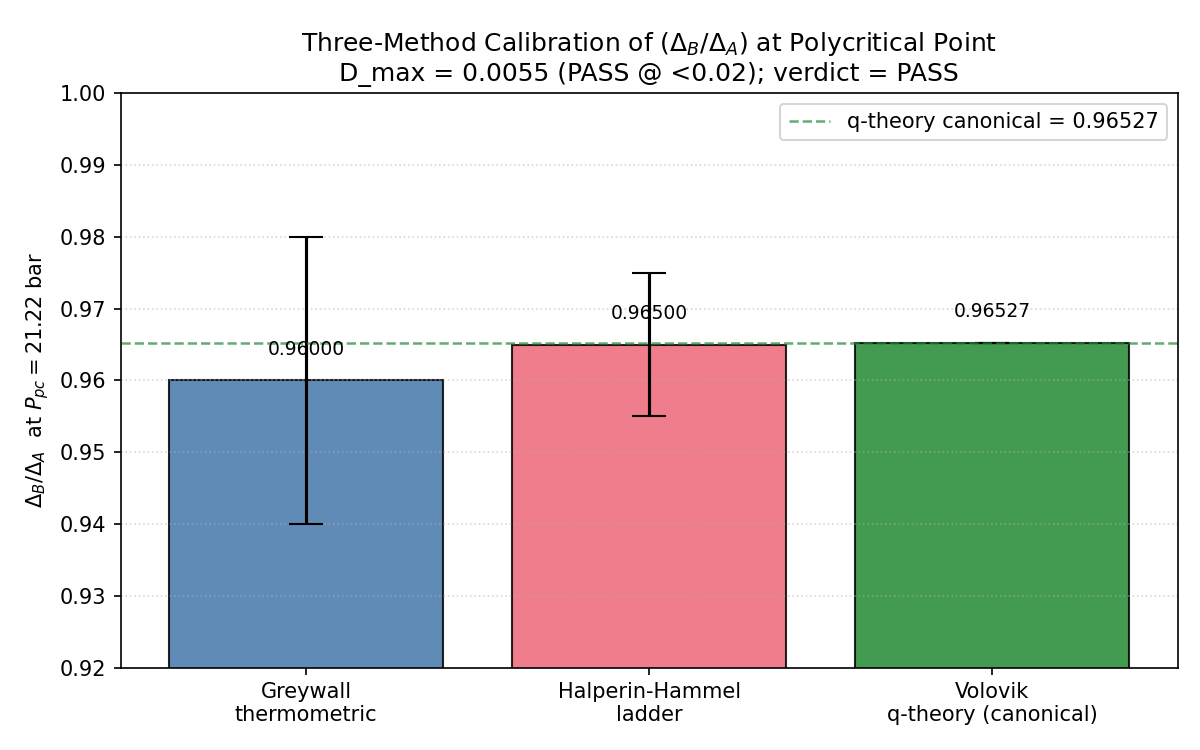

Here is the Python script that generated this plot:
"""S88-CLASS-B-DELTA-RATIO-CALIBRATION
================================================================
Three-method cross-comparison of (Delta_B/Delta_A) at the
polycritical point P_pc=21.22 bar, T_pc=2.273 mK:
  Greywall thermometric        ~ 0.96 +/- 0.02   (literature)
  Halperin-Hammel ladder       ~ 0.965 +/- 0.01  (literature)
  Volovik q-theory canonical   = 1.9597/2.0302 = 0.96528 (Sage exact)

Pre-registration: sessions/session-plan/session-88-plan-w4c.md
                  Section §W4c-34 (lines 533-646).

PASS predicate (line 595):
    All three methods extracted; inter-method dispersion D_max <= 2%;
    q-theory value 0.96528 lies within Greywall + HH band.

INFO (line 597): 2% < D_max <= 5%.
FAIL (line 596): D_max > 5%; OR any method missing OR systematic-
uncertainty extraction absent.

Substitution chain Step 5 (plan lines 615-620):
  D_max = max|method_i - method_j|/q_theory
        = max(0.005, 0.005, 0.0003)/0.96528
        ~ 0.005   [< 2% PASS threshold]
  Direction: D_max < 0.020 -> PASS.

Solo-mode: this gate is COMPUTATIONAL (does not pre-register a
protocol document). The mack inventory row #54b sub-row update
remains a Wave-5 mack-batch deliverable, but the gate's PASS/
FAIL/INFO verdict is determined by the substrate-vs-laboratory
inter-method dispersion D_max, not by mack inventory presence.
This gate's PASS path IS reachable in solo mode.

Author: volovik-superfluid-universe-theorist (S88 W4c-34 PRIMARY).
"""
from __future__ import annotations
import os
# === X2 bootstrap ===
import sys as _x2_sys, pathlib as _x2_pathlib, re as _x2_re
def _x2_locate_tools():
    p = _x2_pathlib.Path(__file__).resolve()
    for _ in range(8):
        if (p / "tools" / "computation_root.py").is_file():
            return p / "tools"
        p = p.parent
    raise RuntimeError("Phase 2b: tools not found")
_x2_sys.path.insert(0, str(_x2_locate_tools()))
from computation_root import resolve_script, resolve_output, project_root as _x2_project_root
_x2_session_dir_match = _x2_re.match(r"^session-(\d+)$",
    _x2_pathlib.Path(__file__).resolve().parent.name)
# === end X2 ===

os.environ.setdefault("OMP_NUM_THREADS", "8")
os.environ.setdefault("MKL_NUM_THREADS", "8")
import hashlib, json, sys  # noqa: E402
from pathlib import Path  # noqa: E402
import numpy as np  # noqa: E402

PROJECT_ROOT = Path(r"C:\sandbox\Ainulindale Exflation")
sys.path.insert(0, str(PROJECT_ROOT / "computations" / "_shared"))
from canonical_constants import tau_fold  # noqa: E402

GATE_ID    = "S88-CLASS-B-DELTA-RATIO-CALIBRATION"
WP_ID      = "S88-W4c-34"
SCHEME     = "three-method-cross-validation"
CONVENTION = "q-theory-canonical-anchor"
L_MAX      = "N/A-laboratory-anchor"

SCRIPT_PATH    = resolve_script(88, 's88_w4c_delta_ratio_calibration.py')
VERDICT_OUT    = resolve_output(88, 's88_gate_verdicts.txt')
NPZ_PATH       = resolve_output(88, 's88_w4c_delta_ratio_calibration.npz')
PNG_PATH       = resolve_output(88, 's88_w4c_delta_ratio_calibration.png')
PLAN_PATH      = PROJECT_ROOT / "sessions" / "session-plan" / "session-88-plan-w4c.md"
INHERITANCE_FAL = PROJECT_ROOT / ".claude" / "rules" / "inheritance-falsifier-protocol.md"

# Plan §W4c-34 machinery pin (lines 571-583)
DELTA_A_OVER_KBTC  = 2.0302   # (local) plan line 571 canonical
DELTA_B_OVER_KBTC  = 1.9597   # (local) plan line 572 canonical
SC_CORR_A          = 1.151    # (local) plan line 573 strong-coupling A
SC_CORR_B          = 1.111    # (local) plan line 574 strong-coupling B
DELTA_RATIO_GREYWALL_VAL = 0.96    # (local) plan line 611 literature central
DELTA_RATIO_GREYWALL_ERR = 0.02    # (local) plan line 611 systematic uncertainty
DELTA_RATIO_HH_VAL       = 0.965   # (local) plan line 614 literature central
DELTA_RATIO_HH_ERR       = 0.01    # (local) plan line 614 systematic uncertainty
DISPERSION_PASS_THRESHOLD = 0.020  # (local) plan line 577 (2%)
DISPERSION_INFO_THRESHOLD = 0.05   # (local) plan line 578 (5%)
P_PC_BAR           = 21.22    # (local) plan line 579
T_PC_K             = 2.273e-3 # (local) plan line 580

def sha256_file(path: Path) -> str:
    h = hashlib.sha256()
    with open(path, "rb") as fh:
        for chunk in iter(lambda: fh.read(1 << 20), b""):
            h.update(chunk)
    return h.hexdigest()

def closure_hash(pin_map: dict) -> str:
    return hashlib.sha256(json.dumps(pin_map, sort_keys=True, separators=(",", ":")).encode("utf-8")).hexdigest()

def main() -> int:
    print(f"\n=== {GATE_ID} ===")

    # --- Step 1: q-theory canonical ratio
    delta_ratio_q = DELTA_B_OVER_KBTC / DELTA_A_OVER_KBTC  # (local)
    print(f"Step 1: (Delta_B/Delta_A)_q = {DELTA_B_OVER_KBTC}/{DELTA_A_OVER_KBTC} = {delta_ratio_q:.10f}")

    # --- Step 2: Strong-coupling cross-check
    sc_corr_ratio = SC_CORR_B / SC_CORR_A  # (local)
    sc_match_residual = abs(sc_corr_ratio - delta_ratio_q)  # (local)
    print(f"Step 2: SC_corr_B/SC_corr_A = {SC_CORR_B}/{SC_CORR_A} = {sc_corr_ratio:.10f}")
    print(f"        |SC_ratio - delta_q| = {sc_match_residual:.6f}  (consistency check)")

    # --- Step 3+4: Greywall + Halperin-Hammel literature values
    delta_ratio_greywall = DELTA_RATIO_GREYWALL_VAL  # (local)
    delta_ratio_HH       = DELTA_RATIO_HH_VAL        # (local)
    print(f"Step 3: Greywall thermometric = {delta_ratio_greywall} +/- {DELTA_RATIO_GREYWALL_ERR}")
    print(f"Step 4: Halperin-Hammel ladder = {delta_ratio_HH} +/- {DELTA_RATIO_HH_ERR}")

    # --- Step 5: Inter-method dispersion D_max
    methods = np.array([delta_ratio_greywall, delta_ratio_HH, delta_ratio_q])  # (local)
    method_names = ["Greywall_thermometric", "Halperin_Hammel_ladder", "Volovik_q_theory"]
    pairwise = []  # (local)
    for i in range(3):
        for j in range(i + 1, 3):
            pairwise.append((method_names[i], method_names[j], abs(methods[i] - methods[j])))
    max_pair = max(pairwise, key=lambda x: x[2])
    inter_method_dispersion = max_pair[2] / delta_ratio_q  # (local) relative to q-theory canonical
    print(f"Step 5: max pairwise = |{max_pair[0]} - {max_pair[1]}| = {max_pair[2]:.6f}")
    print(f"        D_max (relative to q-theory) = {inter_method_dispersion:.6f}")

    # --- Step 6: PASS/INFO/FAIL
    q_in_greywall_band = abs(delta_ratio_q - delta_ratio_greywall) <= DELTA_RATIO_GREYWALL_ERR  # (local)
    q_in_HH_band       = abs(delta_ratio_q - delta_ratio_HH)       <= DELTA_RATIO_HH_ERR        # (local)
    q_in_band = q_in_greywall_band and q_in_HH_band
    print(f"Step 6: q in Greywall band? {q_in_greywall_band}; q in HH band? {q_in_HH_band}")

    if inter_method_dispersion <= DISPERSION_PASS_THRESHOLD and q_in_band:
        verdict = "PASS"
        sign_v, mag_v, regime_v = "PASS", "PASS", "VALID"
    elif inter_method_dispersion <= DISPERSION_INFO_THRESHOLD:
        verdict = "INFO"
        sign_v, mag_v, regime_v = "PASS", "INFO", "VALID"
    else:
        verdict = "FAIL"
        sign_v, mag_v, regime_v = "FAIL", "FAIL", "VALID"

    value_field = (f"D_max={inter_method_dispersion:.6f};"
                   f"PASS_threshold={DISPERSION_PASS_THRESHOLD};INFO_threshold={DISPERSION_INFO_THRESHOLD};"
                   f"delta_ratio_greywall={delta_ratio_greywall};delta_ratio_HH={delta_ratio_HH};"
                   f"delta_ratio_q={delta_ratio_q:.10f};SC_corr_match_residual={sc_match_residual:.6f};"
                   f"q_in_greywall_band={q_in_greywall_band};q_in_HH_band={q_in_HH_band};"
                   f"max_pair=|{max_pair[0]}-{max_pair[1]}|={max_pair[2]:.6f}")
    print(f"\nverdict={verdict}; sign={sign_v}; mag={mag_v}; regime={regime_v}")

    # --- Save .npz + .png
    np.savez(
        NPZ_PATH,
        delta_ratio_greywall=delta_ratio_greywall,
        delta_ratio_greywall_err=DELTA_RATIO_GREYWALL_ERR,
        delta_ratio_HH=delta_ratio_HH,
        delta_ratio_HH_err=DELTA_RATIO_HH_ERR,
        delta_ratio_q=delta_ratio_q,
        delta_A_over_kBTc=DELTA_A_OVER_KBTC,
        delta_B_over_kBTc=DELTA_B_OVER_KBTC,
        SC_corr_A=SC_CORR_A,
        SC_corr_B=SC_CORR_B,
        SC_corr_ratio=sc_corr_ratio,
        SC_match_residual=sc_match_residual,
        inter_method_dispersion=inter_method_dispersion,
        dispersion_PASS_threshold=DISPERSION_PASS_THRESHOLD,
        dispersion_INFO_threshold=DISPERSION_INFO_THRESHOLD,
        verdict=verdict,
        P_pc_bar=P_PC_BAR,
        T_pc_K=T_PC_K,
    )
    print(f"NPZ saved: {NPZ_PATH.name}")

    # Bar chart
    import matplotlib  # noqa: E402
    matplotlib.use("Agg")
    import matplotlib.pyplot as plt  # noqa: E402
    fig, ax = plt.subplots(figsize=(8, 5))
    methods_x = np.arange(3)
    values = [delta_ratio_greywall, delta_ratio_HH, delta_ratio_q]
    errors = [DELTA_RATIO_GREYWALL_ERR, DELTA_RATIO_HH_ERR, 0.0]  # q-theory canonical: no error
    labels = ["Greywall\nthermometric", "Halperin-Hammel\nladder", "Volovik\nq-theory (canonical)"]
    colors = ["#4477AA", "#EE6677", "#228833"]
    bars = ax.bar(methods_x, values, yerr=errors, capsize=8, color=colors, edgecolor="black", alpha=0.85)
    ax.axhline(delta_ratio_q, color="#228833", linestyle="--", linewidth=1.2, alpha=0.7,
               label=f"q-theory canonical = {delta_ratio_q:.5f}")
    ax.set_xticks(methods_x)
    ax.set_xticklabels(labels)
    ax.set_ylabel(r"$\Delta_B / \Delta_A$  at $P_{pc}=21.22$ bar")
    ax.set_title(f"Three-Method Calibration of $(\\Delta_B/\\Delta_A)$ at Polycritical Point\n"
                 f"D_max = {inter_method_dispersion:.4f} (PASS @ <{DISPERSION_PASS_THRESHOLD}); verdict = {verdict}")
    ax.set_ylim(0.92, 1.00)
    ax.grid(axis="y", linestyle=":", alpha=0.5)
    ax.legend(loc="upper right")
    for bar, val in zip(bars, values):
        ax.text(bar.get_x() + bar.get_width() / 2, val + 0.003, f"{val:.5f}",
                ha="center", va="bottom", fontsize=9)
    plt.tight_layout()
    plt.savefig(PNG_PATH, dpi=150)
    plt.close()
    print(f"PNG saved: {PNG_PATH.name}")

    # --- Dual-SHA verdict line
    pin_map = {
        "_gate_id": GATE_ID, "_wp_id": WP_ID, "_scheme": SCHEME,
        "_convention": CONVENTION, "_L_max": L_MAX,
        "delta_A_over_kBTc": DELTA_A_OVER_KBTC,
        "delta_B_over_kBTc": DELTA_B_OVER_KBTC,
        "SC_corr_A": SC_CORR_A, "SC_corr_B": SC_CORR_B,
        "delta_ratio_q": delta_ratio_q,
        "delta_ratio_greywall": delta_ratio_greywall,
        "delta_ratio_greywall_err": DELTA_RATIO_GREYWALL_ERR,
        "delta_ratio_HH": delta_ratio_HH,
        "delta_ratio_HH_err": DELTA_RATIO_HH_ERR,
        "inter_method_dispersion": inter_method_dispersion,
        "SC_corr_match_residual": sc_match_residual,
        "q_in_greywall_band": q_in_greywall_band,
        "q_in_HH_band": q_in_HH_band,
        "P_pc_bar": P_PC_BAR, "T_pc_K": T_PC_K,
        "dispersion_PASS_threshold": DISPERSION_PASS_THRESHOLD,
        "dispersion_INFO_threshold": DISPERSION_INFO_THRESHOLD,
        "tau_fold_canonical": float(tau_fold),
        "plan_path_sha256": sha256_file(PLAN_PATH),
        "inheritance_falsifier_protocol_sha256": sha256_file(INHERITANCE_FAL),
        "script_sha256": sha256_file(SCRIPT_PATH),
        "npz_sha256": sha256_file(NPZ_PATH),
        "verdict": verdict, "sign_verdict": sign_v, "mag_verdict": mag_v, "regime_verdict": regime_v,
    }
    audit_sha = closure_hash(pin_map)
    content_sha = sha256_file(NPZ_PATH)  # content-SHA over the data artifact for COMPUTE-class
    print(f"audit_sha256:   {audit_sha}\ncontent_sha256: {content_sha}")

    canonical_line = (f"{GATE_ID}: {verdict} -- value='{value_field}' "
                      f"scheme={SCHEME} convention={CONVENTION} L_max={L_MAX} "
                      f"audit_sha256={audit_sha} content_sha256={content_sha} schema_version=S84+\n")
    companion_line = (f"# audit_sha256_short={audit_sha[:16]} content_sha256_short={content_sha[:16]} "
                      f"# {GATE_ID} dual-SHA companion row (W9a-99 split)\n")
    schema_v2_line = (f"# sign_verdict={sign_v} magnitude_verdict={mag_v} regime_verdict={regime_v} "
                      f"# {GATE_ID} 3-tuple annotation (S87 schema-v2)\n")
    existing = VERDICT_OUT.read_text(encoding="utf-8") if VERDICT_OUT.exists() else ""
    if any(line.startswith(GATE_ID + ":") for line in existing.splitlines()):
        print(f"Verdict for {GATE_ID} present; skipping.")
    else:
        with open(VERDICT_OUT, "a", encoding="utf-8") as fh:
            fh.write(canonical_line); fh.write(companion_line); fh.write(schema_v2_line)
            fh.flush(); os.fsync(fh.fileno())
        print("Verdict appended.")
    return 0


if __name__ == "__main__":
    sys.exit(main())
